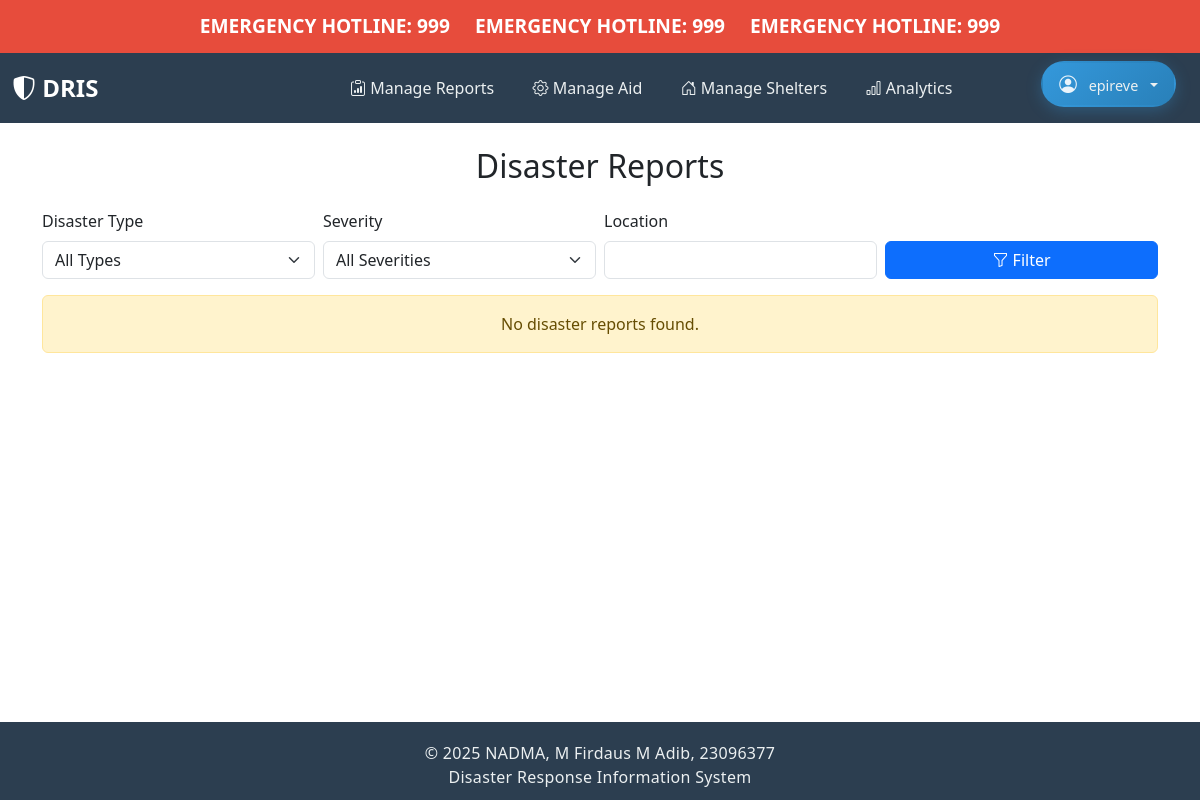
Before: /reports/ (signed in) with the older database file.
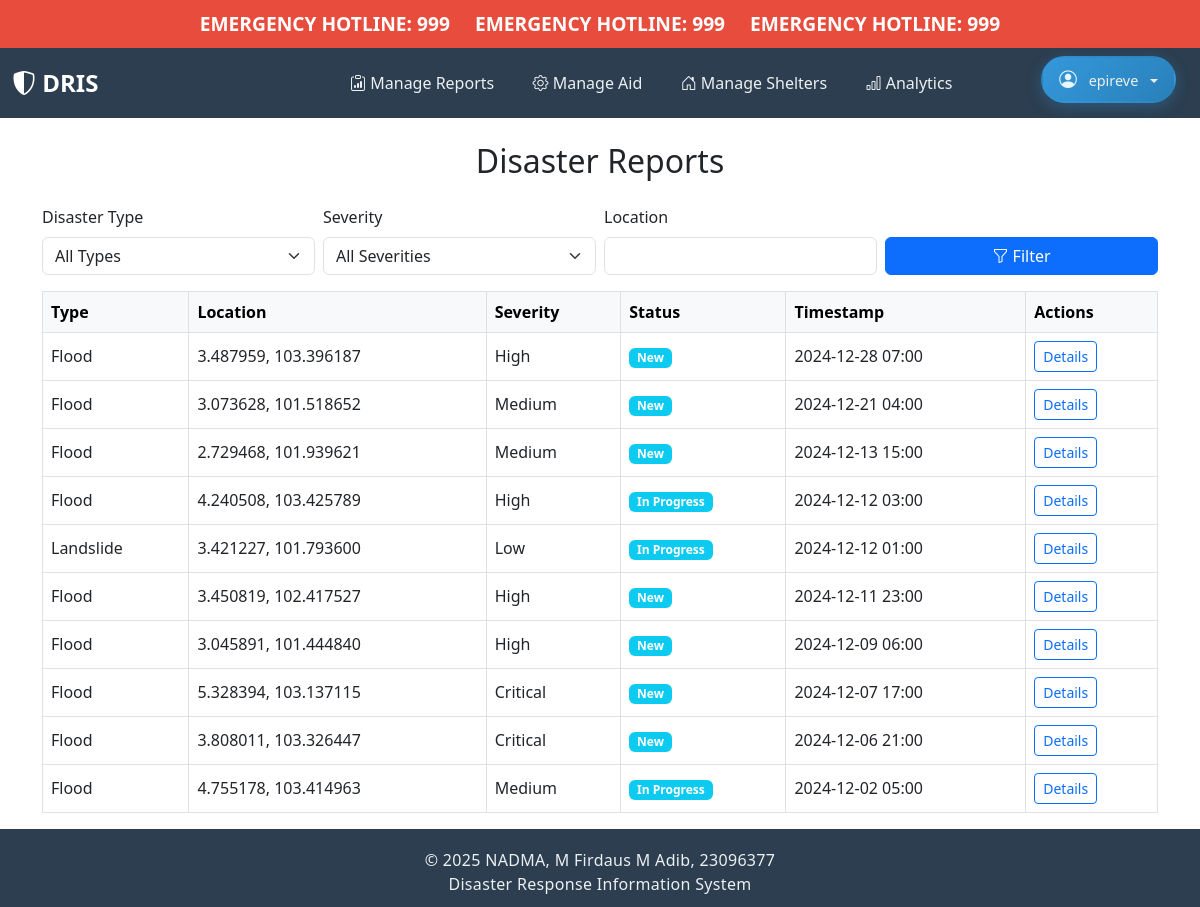
After: the same page with the newer database file.
### core/models.py (models this page shows, shortened)
class DisasterReport(models.Model):
    DISASTER_TYPES = [
        ("FLOOD", "Flood"),
        ("LANDSLIDE", "Landslide"),
        ("HAZE", "Haze"),
        ("FIRE", "Fire"),
        ("EARTHQUAKE", "Earthquake"),
        ("OTHER", "Other"),
    ]
    SEVERITY_CHOICES = [
        ("LOW", "Low"),
        ("MEDIUM", "Medium"),
        ("HIGH", "High"),
        ("CRITICAL", "Critical"),
    ]
    STATUS_CHOICES = [
        ("NEW", "New"),
        ("VERIFIED", "Verified"),
        ("IN_PROGRESS", "In Progress"),
        ("RESOLVED", "Resolved"),
    ]
    reporter = models.ForeignKey(User, on_delete=models.CASCADE)
    disaster_type = models.CharField(max_length=10, choices=DISASTER_TYPES)
    description = models.TextField(help_text="Detailed description of the disaster")
    latitude = models.DecimalField(
        max_digits=9,
        decimal_places=6,
        validators=[MinValueValidator(-90), MaxValueValidator(90)],
    )
    longitude = models.DecimalField(
        max_digits=9,
        decimal_places=6,
        validators=[MinValueValidator(-180), MaxValueValidator(180)],
    )
    severity = models.CharField(max_length=8, choices=SEVERITY_CHOICES)
    status = models.CharField(max_length=11, choices=STATUS_CHOICES, default="NEW")
    timestamp = models.DateTimeField(auto_now_add=True)
    last_updated = models.DateTimeField(auto_now=True)

### core/views.py (the view)
# urls.py: path("reports/", views.DisasterReportListView.as_view(), name="report_list"),
@method_decorator(login_required, name="dispatch")
class DisasterReportListView(ListView):
    model = DisasterReport
    template_name = "disaster/report_list.html"
    context_object_name = "reports"
    ordering = ["-timestamp"]
    def get_queryset(self):
        queryset = super().get_queryset()
        user = self.request.user
        if user.is_superuser or user.is_staff:
            return queryset
        if user.role == "CITIZEN":
            return queryset.filter(reporter=user)
        return queryset

### core/templates/disaster/report_list.html (shortened to what this page needs)
{% extends "core/home.html" %}
{% block content %}
<div class="container mt-4">
    <h2 class="mb-4 text-center">Disaster Reports</h2>
    <div class="row mb-3">
        <div class="col-md-12">
            <form method="get" class="row g-2 align-items-end">
                <div class="col-md-3">
                    <label for="type" class="form-label">Disaster Type</label>
                    <select name="type" id="type" class="form-select">
                        <option value="">All Types</option>
                    </select>
                </div>
                <div class="col-md-3">
                    <label for="severity" class="form-label">Severity</label>
                    <select name="severity" id="severity" class="form-select">
                        <option value="">All Severities</option>
                    </select>
                </div>
                <div class="col-md-3">
                    <label for="location" class="form-label">Location</label>
                    <input type="text" name="location" id="location" class="form-control" value="{{ request.GET.location }}">
                </div>
                <div class="col-md-3">
                    <button type="submit" class="btn btn-primary w-100">
                        <i class="bi bi-funnel"></i> Filter
                    </button>
                </div>
            </form>
        </div>
    </div>
    <div class="row">
        <div class="col-12">
            {% if reports %}
                <div class="table-responsive">
                    <table class="table table-bordered table-hover align-middle">
                        <thead class="table-light">
                            <tr>
                                <th>Type</th>
                                <th>Location</th>
                                <th>Severity</th>
                                <th>Status</th>
                                <th>Timestamp</th>
                                <th>Actions</th>
                            </tr>
                        </thead>
                        <tbody>
                            {% for report in reports %}
                                <tr>
                                    <td>{{ report.get_disaster_type_display }}</td>
                                    <td>{{ report.latitude }}, {{ report.longitude }}</td>
                                    <td>{{ report.get_severity_display }}</td>
                                    <td>
                                        <span class="badge bg-info">{{ report.get_status_display }}</span>
                                    </td>
                                    <td>{{ report.timestamp|date:"Y-m-d H:i" }}</td>
                                    <td>
                                        <a href="{% url 'disaster_report_detail' report.pk %}" class="btn btn-sm btn-outline-primary">
                                            Details
                                        </a>
                                    </td>
                                </tr>
                            {% endfor %}
                        </tbody>
                    </table>
                </div>
            {% else %}
                <div class="alert alert-warning text-center" role="alert">
                    No disaster reports found.
                </div>
            {% endif %}
        </div>
    </div>
</div>
{% endblock %}

Changed rows visible on the page:
added DisasterReport: disaster_type "Flood", latitude "3.487959", longitude "103.396187", severity "High", status "New", timestamp "2024-12-28 07:00"
added DisasterReport: disaster_type "Flood", latitude "3.073628", longitude "101.518652", severity "Medium", status "New", timestamp "2024-12-21 04:00"
added DisasterReport: disaster_type "Flood", latitude "2.729468", longitude "101.939621", severity "Medium", status "New", timestamp "2024-12-13 15:00"
added DisasterReport: disaster_type "Flood", latitude "4.240508", longitude "103.425789", severity "High", status "In Progress", timestamp "2024-12-12 03:00"
added DisasterReport: disaster_type "Landslide", latitude "3.421227", longitude "101.793600", severity "Low", status "In Progress", timestamp "2024-12-12 01:00"
added DisasterReport: disaster_type "Flood", latitude "3.450819", longitude "102.417527", severity "High", status "New", timestamp "2024-12-11 23:00"
added DisasterReport: disaster_type "Flood", latitude "3.045891", longitude "101.444840", severity "High", status "New", timestamp "2024-12-09 06:00"
added DisasterReport: disaster_type "Flood", latitude "5.328394", longitude "103.137115", severity "Critical", status "New", timestamp "2024-12-07 17:00"
added DisasterReport: disaster_type "Flood", latitude "3.808011", longitude "103.326447", severity "Critical", status "New", timestamp "2024-12-06 21:00"
added DisasterReport: disaster_type "Flood", latitude "4.755178", longitude "103.414963", severity "Medium", status "In Progress", timestamp "2024-12-02 05:00"
Other visible differences:
text no longer shown: "No disaster reports found."
text now shown: "Type Location Severity Status Timestamp Actions"
